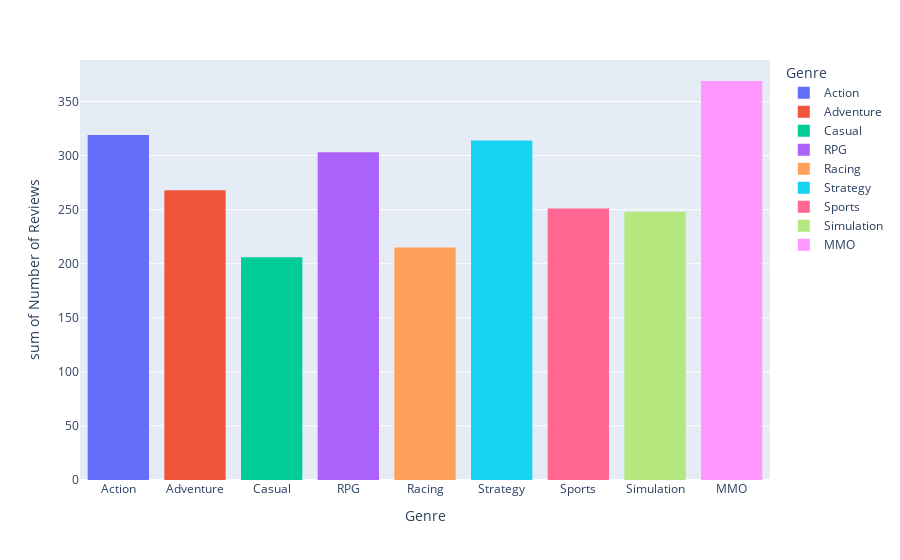

Notebook code cell kept with this figure:
### Code cell
Rev_data = {'Genre': Genre_list, 'Number of Reviews': Rev_list}
Rev_df = pd.DataFrame(Rev_data)
Rev_hist = px.histogram(Rev_df, x='Genre', y='Number of Reviews', color='Genre')
Rev_hist.show()
print("The average number of reviews per game per genre is as follows: \n \n Action: {} \n Adventure: {} \n Casual: {} \n RPG: {} \n Racing: {} \n Strategy: {} \n Sports: {} \n Simulation: {} \n MMO: {}".format(Rev_Action_games, Rev_Adventure_games, Rev_Casual_games, Rev_RPG_games, Rev_Racing_games, Rev_Strategy_games, Rev_Sports_games, Rev_Simulation_games, Rev_MMO_games))

### Figure 1 — Plotly figure (JSON) as saved in the notebook; plotly's stock layout.template omitted (floating-point values rounded to 4 significant figures)
{"data": [{"alignmentgroup": "True", "bingroup": "x", "histfunc": "sum", "hovertemplate": "Genre=%{x}<br>sum of Number of Reviews=%{y}<extra></extra>", "legendgroup": "Action", "marker": {"color": "#636efa", "pattern": {"shape": ""}}, "name": "Action", "offsetgroup": "Action", "orientation": "v", "showlegend": true, "type": "histogram", "x": ["Action"], "xaxis": "x", "y": [319], "yaxis": "y"}, {"alignmentgroup": "True", "bingroup": "x", "histfunc": "sum", "hovertemplate": "Genre=%{x}<br>sum of Number of Reviews=%{y}<extra></extra>", "legendgroup": "Adventure", "marker": {"color": "#EF553B", "pattern": {"shape": ""}}, "name": "Adventure", "offsetgroup": "Adventure", "orientation": "v", "showlegend": true, "type": "histogram", "x": ["Adventure"], "xaxis": "x", "y": [268], "yaxis": "y"}, {"alignmentgroup": "True", "bingroup": "x", "histfunc": "sum", "hovertemplate": "Genre=%{x}<br>sum of Number of Reviews=%{y}<extra></extra>", "legendgroup": "Casual", "marker": {"color": "#00cc96", "pattern": {"shape": ""}}, "name": "Casual", "offsetgroup": "Casual", "orientation": "v", "showlegend": true, "type": "histogram", "x": ["Casual"], "xaxis": "x", "y": [206], "yaxis": "y"}, {"alignmentgroup": "True", "bingroup": "x", "histfunc": "sum", "hovertemplate": "Genre=%{x}<br>sum of Number of Reviews=%{y}<extra></extra>", "legendgroup": "RPG", "marker": {"color": "#ab63fa", "pattern": {"shape": ""}}, "name": "RPG", "offsetgroup": "RPG", "orientation": "v", "showlegend": true, "type": "histogram", "x": ["RPG"], "xaxis": "x", "y": [303], "yaxis": "y"}, {"alignmentgroup": "True", "bingroup": "x", "histfunc": "sum", "hovertemplate": "Genre=%{x}<br>sum of Number of Reviews=%{y}<extra></extra>", "legendgroup": "Racing", "marker": {"color": "#FFA15A", "pattern": {"shape": ""}}, "name": "Racing", "offsetgroup": "Racing", "orientation": "v", "showlegend": true, "type": "histogram", "x": ["Racing"], "xaxis": "x", "y": [215], "yaxis": "y"}, {"alignmentgroup": "True", "bingroup": "x", "histfunc": "sum", "hovertemplate": "Genre=%{x}<br>sum of Number of Reviews=%{y}<extra></extra>", "legendgroup": "Strategy", "marker": {"color": "#19d3f3", "pattern": {"shape": ""}}, "name": "Strategy", "offsetgroup": "Strategy", "orientation": "v", "showlegend": true, "type": "histogram", "x": ["Strategy"], "xaxis": "x", "y": [314], "yaxis": "y"}, {"alignmentgroup": "True", "bingroup": "x", "histfunc": "sum", "hovertemplate": "Genre=%{x}<br>sum of Number of Reviews=%{y}<extra></extra>", "legendgroup": "Sports", "marker": {"color": "#FF6692", "pattern": {"shape": ""}}, "name": "Sports", "offsetgroup": "Sports", "orientation": "v", "showlegend": true, "type": "histogram", "x": ["Sports"], "xaxis": "x", "y": [251], "yaxis": "y"}, {"alignmentgroup": "True", "bingroup": "x", "histfunc": "sum", "hovertemplate": "Genre=%{x}<br>sum of Number of Reviews=%{y}<extra></extra>", "legendgroup": "Simulation", "marker": {"color": "#B6E880", "pattern": {"shape": ""}}, "name": "Simulation", "offsetgroup": "Simulation", "orientation": "v", "showlegend": true, "type": "histogram", "x": ["Simulation"], "xaxis": "x", "y": [248], "yaxis": "y"}, {"alignmentgroup": "True", "bingroup": "x", "histfunc": "sum", "hovertemplate": "Genre=%{x}<br>sum of Number of Reviews=%{y}<extra></extra>", "legendgroup": "MMO", "marker": {"color": "#FF97FF", "pattern": {"shape": ""}}, "name": "MMO", "offsetgroup": "MMO", "orientation": "v", "showlegend": true, "type": "histogram", "x": ["MMO"], "xaxis": "x", "y": [369], "yaxis": "y"}], "layout": {"barmode": "relative", "legend": {"title": {"text": "Genre"}, "tracegroupgap": 0}, "margin": {"t": 60}, "xaxis": {"anchor": "y", "categoryarray": ["Action", "Adventure", "Casual", "RPG", "Racing", "Strategy", "Sports", "Simulation", "MMO"], "categoryorder": "array", "domain": [0, 1], "title": {"text": "Genre"}}, "yaxis": {"anchor": "x", "domain": [0, 1], "title": {"text": "sum of Number of Reviews"}}}}
